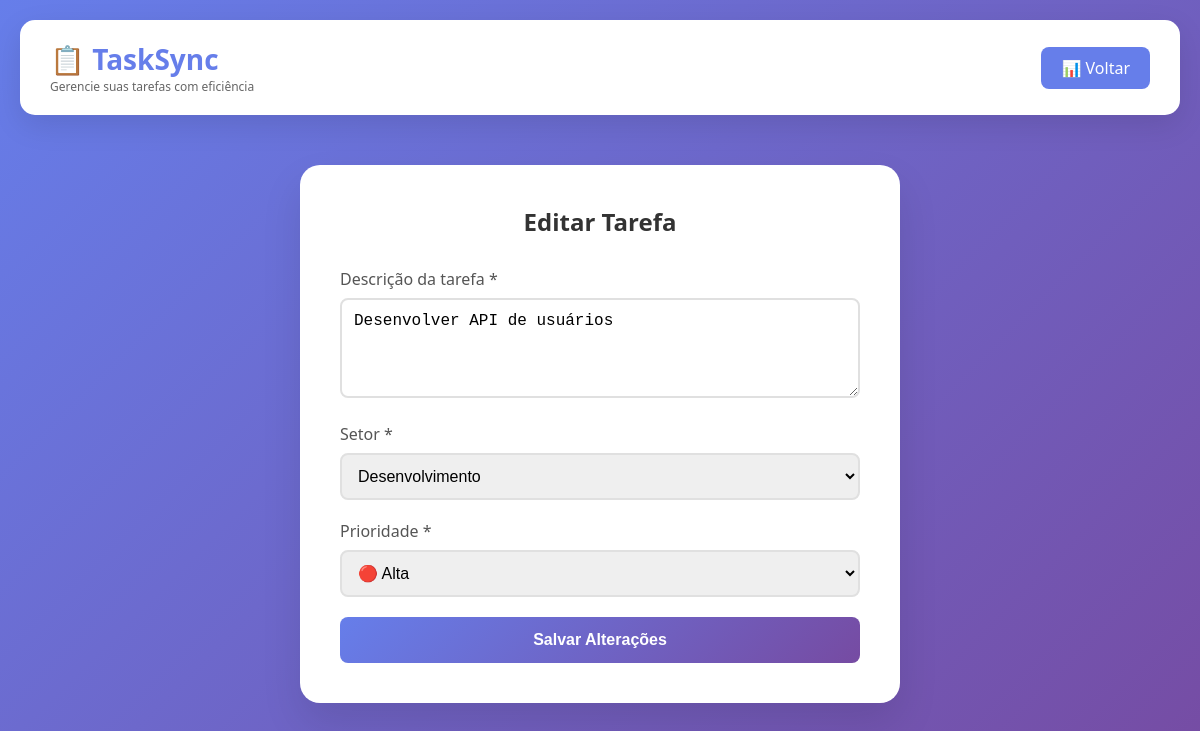
The app's page /frontend/editar_tarefa.php?id=1 with its own data.
### tables this page shows
CREATE TABLE IF NOT EXISTS tarefas (
    id INT AUTO_INCREMENT PRIMARY KEY,
    usuario_id INT NOT NULL,
    descricao TEXT NOT NULL,
    setor VARCHAR(50) NOT NULL,
    prioridade ENUM('baixa', 'media', 'alta') NOT NULL,
    data_cadastro DATE NOT NULL,
    status ENUM('a_fazer', 'fazendo', 'concluido') DEFAULT 'a_fazer',
    FOREIGN KEY (usuario_id) REFERENCES usuarios(id) ON DELETE CASCADE
);

### backend/models/Tarefa.php (called while the page is built, shortened)
<?php
require_once __DIR__ . '/../config/database.php';
class Tarefa {
    public static function buscarPorId($id) {
        global $pdo;
        $sql = "SELECT t.*, u.nome as usuario_nome
                FROM tarefas t
                JOIN usuarios u ON t.usuario_id = u.id
                WHERE t.id = :id";
        $stmt = $pdo->prepare($sql);
        $stmt->execute([':id' => $id]);
        return $stmt->fetch();
    }
}
?>

### frontend/editar_tarefa.php (the view, shortened to what this page needs)
<?php
require_once __DIR__ . '/../backend/models/Tarefa.php';
$id = $_GET['id'] ?? null;
$tarefa = Tarefa::buscarPorId($id);
?>
<!DOCTYPE html>
<html lang="pt-br">
<head>
    <link rel="stylesheet" href="css/style.css">
</head>
<body>
    <div class="container">
        <div class="header">
            <div class="logo">
                <h1>📋 TaskSync</h1>
                <p>Gerencie suas tarefas com eficiência</p>
            </div>
            <div class="nav-buttons">
                <a href="gerenciamento_tarefas.php" class="btn-nav">📊 Voltar</a>
            </div>
        </div>
        <div class="form-container">
            <h2>Editar Tarefa</h2>
            <form method="POST">
                <div class="form-group">
                    <label>Descrição da tarefa *</label>
                    <textarea name="descricao" required><?php echo htmlspecialchars($tarefa['descricao']); ?></textarea>
                </div>
                <div class="form-group">
                    <label>Setor *</label>
                    <select name="setor" required>
                        <option value="Desenvolvimento" <?php echo $tarefa['setor'] == 'Desenvolvimento' ? 'selected' : ''; ?>>Desenvolvimento</option>
                    </select>
                </div>
                <div class="form-group">
                    <label>Prioridade *</label>
                    <select name="prioridade" required>
                        <option value="alta" <?php echo $tarefa['prioridade'] == 'alta' ? 'selected' : ''; ?>>🔴 Alta</option>
                    </select>
                </div>
                <button type="submit" class="btn-submit">Salvar Alterações</button>
            </form>
        </div>
    </div>
</body>
</html>

### frontend/css/style.css (style rules this page uses)
* { margin: 0; padding: 0; box-sizing: border-box; }
body { font-family: 'Segoe UI', Tahoma, Geneva, Verdana, sans-serif; background: linear-gradient(135deg, #667eea 0%, #764ba2 100%); min-height: 100vh; padding: 20px; }
.container { max-width: 1400px; margin: 0 auto; }
.header { background: white; border-radius: 15px; padding: 20px 30px; margin-bottom: 30px; box-shadow: 0 10px 30px rgba(0,0,0,0.1); display: flex; justify-content: space-between; align-items: center; }
.logo h1 { color: #667eea; font-size: 28px; }
.logo p { color: #666; font-size: 12px; }
.nav-buttons { display: flex; gap: 15px; }
.btn-nav { padding: 10px 20px; background: #667eea; color: white; text-decoration: none; border-radius: 8px; transition: 0.3s; }
.form-container { background: white; border-radius: 20px; padding: 40px; max-width: 600px; margin: 50px auto; box-shadow: 0 20px 40px rgba(0,0,0,0.1); }
.form-container h2 { color: #333; margin-bottom: 30px; text-align: center; }
.form-group { margin-bottom: 20px; }
.form-group label { display: block; margin-bottom: 8px; color: #555; font-weight: 500; }
.form-group input, .form-group select, .form-group textarea { width: 100%; padding: 12px; border: 2px solid #e0e0e0; border-radius: 8px; font-size: 16px; transition: 0.3s; }
.form-group textarea { resize: vertical; min-height: 100px; }
.btn-submit { width: 100%; padding: 14px; background: linear-gradient(135deg, #667eea 0%, #764ba2 100%); color: white; border: none; border-radius: 8px; font-size: 16px; font-weight: bold; cursor: pointer; transition: 0.3s; }

### records on screen
tarefas: descricao "Desenvolver API de usuários", setor "Desenvolvimento", prioridade "🔴 Alta"
